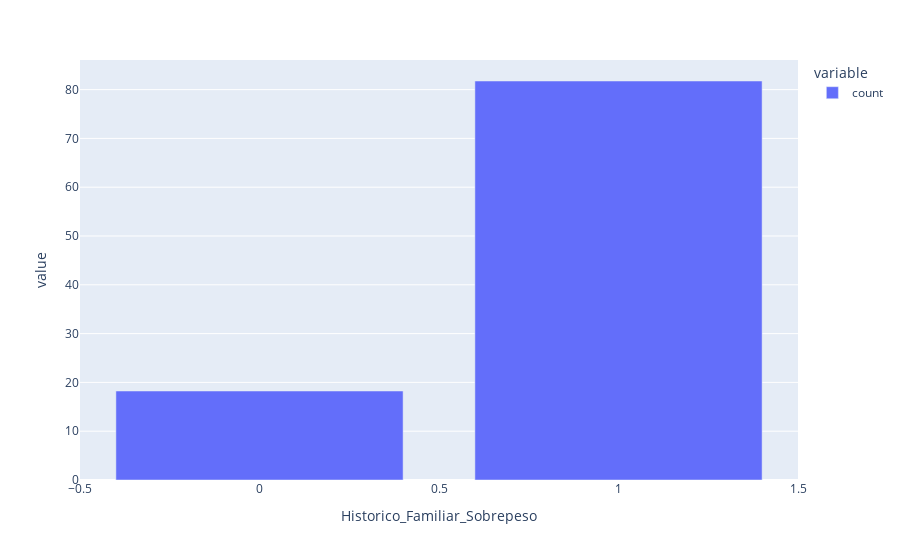

Write notebook code for a chart like this one.
### Code cell
# Analize Univariada - Historico Obesidade na Familia
px.bar(df_obesidade.value_counts('Historico_Familiar_Sobrepeso') / len(df_obesidade) * 100)

### Figure 1 — Plotly figure (JSON) as saved in the notebook; plotly's stock layout.template omitted (floating-point values rounded to 4 significant figures)
{"data": [{"hovertemplate": "variable=count<br>Historico_Familiar_Sobrepeso=%{x}<br>value=%{y}<extra></extra>", "legendgroup": "count", "marker": {"color": "#636efa", "pattern": {"shape": ""}}, "name": "count", "orientation": "v", "showlegend": true, "textposition": "auto", "type": "bar", "x": [1, 0], "xaxis": "x", "y": [81.76, 18.24], "yaxis": "y"}], "layout": {"barmode": "relative", "legend": {"title": {"text": "variable"}, "tracegroupgap": 0}, "margin": {"t": 60}, "xaxis": {"anchor": "y", "domain": [0, 1], "title": {"text": "Historico_Familiar_Sobrepeso"}}, "yaxis": {"anchor": "x", "domain": [0, 1], "title": {"text": "value"}}}}
